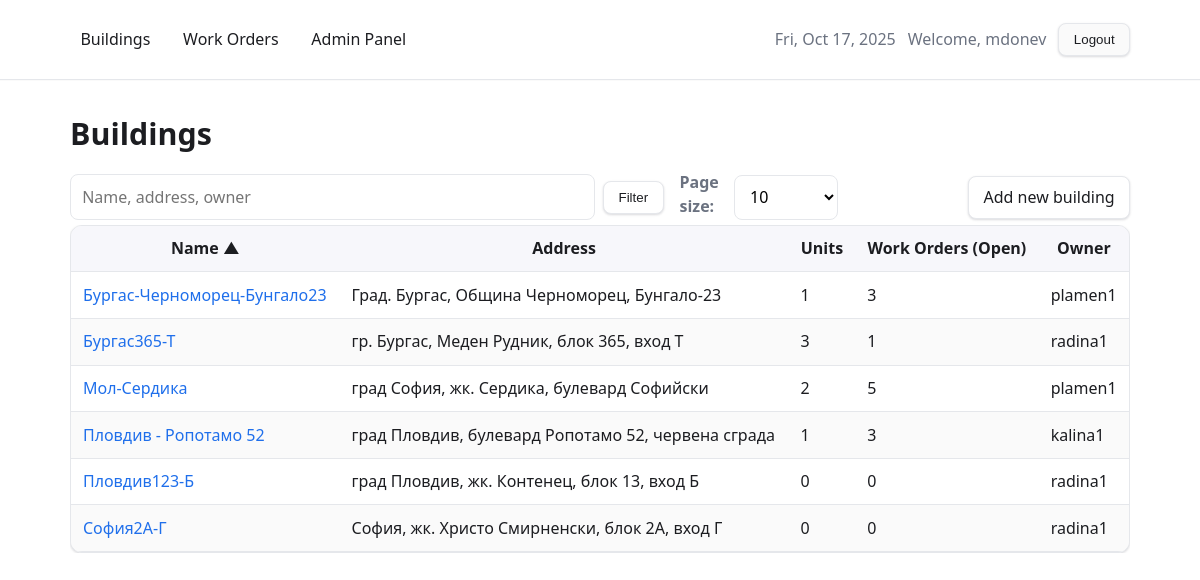
The app's page /buildings/ (signed in) with its own data.
### core/models.py (models this page shows, shortened)
class Building(models.Model):
    name = models.CharField(max_length=200)
    address = models.CharField(max_length=300)
    description = models.TextField(blank=True, default="")
    owner = models.ForeignKey(
        settings.AUTH_USER_MODEL,
        on_delete=models.SET_NULL,
        null=True,
        blank=True,
        related_name="buildings",
    )
    objects: BuildingQuerySet = BuildingQuerySet.as_manager()  # leverage annotations
    class Meta:
        ordering = ["name"]
    @property
    def units_count(self) -> int:
        val = getattr(self, "total_units", None)
        return int(val) if val is not None else self.units.count()

### core/views.py (the view, shortened to what this page needs)
# urls.py: path("buildings/", views.BuildingListView.as_view(), name="buildings_list"),
class BuildingListView(NavContextMixin, LoginRequiredMixin, ListView):
    model = Building
    template_name = "core/buildings_list.html"
    context_object_name = "buildings"
    ALLOWED_SORT = {
        "name", "address", "units_count",
        "-name", "-address", "-units_count",
        "work_orders_count", "-work_orders_count",
    }
    def _session_key_per(self) -> str:
        return "b_per"
    def get_queryset(self):
        user = self.request.user
        manager = Building.objects
        if hasattr(manager, "with_unit_stats"):
            qs = manager.with_unit_stats().select_related("owner")
        else:
            qs = manager.all().select_related("owner").annotate(
                units_count=Count("units", distinct=True)
            )
        if not is_admin(user):
            qs = qs.filter(owner=user)
        q = (self.request.GET.get("q") or "").strip()
        qs = qs.annotate(
            wo_direct_open_count=Coalesce(
                Count(
                    "work_orders",
                    filter=~Q(work_orders__status=WorkOrder.Status.CLOSED),
                    distinct=True,
                ),
                Value(0),
            ),
            wo_via_units_open_count=Coalesce(
                Count(
                    "units__work_orders",
                    filter=~Q(units__work_orders__status=WorkOrder.Status.CLOSED),
                    distinct=True,
                ),
                Value(0),
            ),
        ).annotate(
            work_orders_count=ExpressionWrapper(
                F("wo_direct_open_count") + F("wo_via_units_open_count"),
                output_field=IntegerField(),
            )
        )
        sort = (self.request.GET.get("sort") or "name").strip()
        if sort not in self.ALLOWED_SORT:
            sort = "name"
        return qs.order_by(sort)
    def get_paginate_by(self, queryset):
        req = self.request
        per = req.GET.get("per")
        skey = self._session_key_per()
        if per is not None:
            per = int(per) if str(per).isdigit() else 10
            req.session[skey] = per
        else:
            per = int(req.session.get(skey, 10))
        return max(1, per)
    def get_context_data(self, **kwargs):
        ctx = super().get_context_data(**kwargs)
        req = self.request
        ctx["q"] = (req.GET.get("q") or "").strip()
        ctx["sort"] = (req.GET.get("sort") or "name").strip()
        ctx["per"] = self.get_paginate_by(self.get_queryset())
        ctx["per_choices"] = [10, 20, 50, 100]
        ctx["show_owner_col"] = is_admin(req.user)
        return ctx

### core/models.py (called while the page is built)
    def with_unit_stats(self) -> "BuildingQuerySet":
        return self.annotate(
            total_units=Count("units", distinct=True),
            occupied_units=Count("units", filter=Q(units__is_occupied=True), distinct=True),
        )

### core/views.py (called while the page is built)
def is_admin(user) -> bool:
    return bool(user and user.is_staff)

    def get_context_data(self, **kwargs):
        ctx = super().get_context_data(**kwargs)
        ctx["work_orders_enabled"] = False
        ctx["work_orders_url"] = None
        try:
            url = reverse("work_orders_list")
        except NoReverseMatch:
            url = None
        else:
            ctx["work_orders_enabled"] = True
            ctx["work_orders_url"] = url
        return ctx

### templates/core/buildings_list.html (shortened to what this page needs)
{% extends "base.html" %}
{% block content %}
<h1 class="mb-2">Buildings</h1>
<div class="row space-between" style="gap:1rem; flex-wrap:wrap;">
  <form method="get" class="row" style="gap:1rem; flex:1; align-items:center;">
    <div class="input-group" style="flex:1; max-width:640px;">
      <input
        id="id_q"
        class="input-search"
        type="text"
        name="q"
        value="{{ q }}"
        placeholder="Name, address, owner"
      />
      <button class="btn" type="submit">Filter</button>
    </div>
    <div class="row" style="gap:.5rem; align-items:center;">
      <label for="id_per" class="muted">Page size:</label>
      <select id="id_per" name="per" onchange="this.form.submit()">
        {% for opt in per_choices %}
          <option value="{{ opt }}" {% if per == opt %}selected{% endif %}>{{ opt }}</option>
        {% endfor %}
      </select>
    </div>
  </form>
  <div><a class="btn" href="{% url 'building_create' %}">Add new building</a></div>
</div>
<div class="table-wrap">
  <table class="bm-table">
    <thead>
      <tr>
        <th>
          {% if sort == 'name' %}
            {% with next='-name' %}<a href="?q={{ q|urlencode }}&sort={{ next }}&per={{ per }}">Name ▲</a>{% endwith %}
          {% elif sort == '-name' %}
            <a href="?q={{ q|urlencode }}&sort=name&per={{ per }}">Name ▼</a>
          {% else %}
            <a href="?q={{ q|urlencode }}&sort=name&per={{ per }}">Name</a>
          {% endif %}
        </th>
        <th>
          {% if sort == 'address' %}
            {% with next='-address' %}<a href="?q={{ q|urlencode }}&sort={{ next }}&per={{ per }}">Address ▲</a>{% endwith %}
          {% elif sort == '-address' %}
            <a href="?q={{ q|urlencode }}&sort=address&per={{ per }}">Address ▼</a>
          {% else %}
            <a href="?q={{ q|urlencode }}&sort=address&per={{ per }}">Address</a>
          {% endif %}
        </th>
        <th style="white-space:nowrap;">
          {% if sort == 'units_count' %}
            {% with next='-units_count' %}<a href="?q={{ q|urlencode }}&sort={{ next }}&per={{ per }}">Units ▲</a>{% endwith %}
          {% elif sort == '-units_count' %}
            <a href="?q={{ q|urlencode }}&sort=units_count&per={{ per }}">Units ▼</a>
          {% else %}
            <a href="?q={{ q|urlencode }}&sort=units_count&per={{ per }}">Units</a>
          {% endif %}
        </th>
        <th style="white-space:nowrap;">
          {% if sort == 'work_orders_count' %}
            {% with next='-work_orders_count' %}<a href="?q={{ q|urlencode }}&sort={{ next }}&per={{ per }}">Work Orders (Open) ▲</a>{% endwith %}
          {% elif sort == '-work_orders_count' %}
            <a href="?q={{ q|urlencode }}&sort=work_orders_count&per={{ per }}">Work Orders (Open) ▼</a>
          {% else %}
            <a href="?q={{ q|urlencode }}&sort=work_orders_count&per={{ per }}">Work Orders (Open)</a>
          {% endif %}
        </th>
        {% if show_owner_col %}<th>Owner</th>{% endif %}
      </tr>
    </thead>
    <tbody>
      {% for b in buildings %}
        <tr>
          <td><a href="{% url 'building_detail' b.id %}">{{ b.name }}</a></td>
          <td>{{ b.address }}</td>
          <td>{{ b.units_count }}</td>
          <td>{{ b.work_orders_count }}</td>
          {% if show_owner_col %}
            <td>{% if b.owner %}{{ b.owner.username }}{% else %}—{% endif %}</td>
          {% endif %}
      {% empty %}
        <tr>
          <td colspan="{% if show_owner_col %}6{% else %}5{% endif %}">
            No buildings found.
          </td>
        </tr>
      {% endfor %}
    </tbody>
  </table>
</div>
{% endblock %}

### templates/base.html (shortened to what this page needs)
{% load static %}
<!doctype html>
<html lang="en">
  <head>
    <link rel="stylesheet" href="{% static 'css/app.css' %}">
  </head>
  <body>
    <header class="site-topbar">
      <div class="container row space-between">
        <nav class="left row gap" aria-label="Primary">
          {% block topbar_left %}
            <a class="navlink{% if request.path == request.build_absolute_uri|slice:':0' %}{% endif %}" href="{% url 'buildings_list' %}">Buildings</a>
            {% if work_orders_enabled and work_orders_url %}
              <a class="navlink" href="{{ work_orders_url }}">Work Orders</a>
            {% endif %}
            {% if user.is_staff %}
              <a class="navlink" href="{% url 'admin:index' %}">Admin Panel</a>
            {% endif %}
          {% endblock %}
        </nav>
        <div class="right row gap">
          {% block topbar_right %}
            {% if user.is_authenticated %}
              <time class="muted" datetime="{% now 'c' %}">{% now 'D, M j, Y' %}</time>
              <span class="muted">Welcome, {{ user.get_full_name|default:user.username }}</span>
              <form class="inline-form" action="{% url 'logout' %}" method="post">
                <button type="submit" class="btn btn-secondary">Logout</button>
              </form>
            {% else %}
              <a class="btn" href="{% url 'login' %}">Login</a>
            {% endif %}
          {% endblock %}
        </div>
      </div>
    </header>
    <main class="container">
      {% block content %}{% endblock %}
    </main>
  </body>
</html>

### static/css/app.css (style rules this page uses)
:root { --bg:#ffffff; --bg-soft:#f7f7fb; --ink:#1c1d21; --muted:#6b7280; --primary:#1f6feb; --primary-600:#1a5bcc; --danger:#d12c2c; --danger-600:#b42323; --border:#e5e7eb; --radius:12px; --radius-sm:8px; --gap:.75rem; --shadow:0 1px 2px rgba(16,24,40,.06),0 1px 3px rgba(16,24,40,.10); }
* { box-sizing:border-box }
html,body { height:100% }
body { margin:0; font:16px/1.55 ui-sans-serif,system-ui,-apple-system,"Segoe UI",Roboto,Helvetica,Arial,sans-serif; color:var(--ink); background:var(--bg); }
.container { max-width:1100px;margin:0 auto;padding:1.25rem }
h1 { font-size:1.9rem;margin:.6rem 0 1rem }
.row { display:flex;align-items:center }
.space-between { justify-content:space-between }
.gap { gap:var(--gap) }
.mb-2 { margin-bottom:.8rem }
.muted { color:var(--muted) }
.inline-form { display:inline;margin:0 }
.site-topbar { position:sticky;top:0;z-index:50;background:var(--bg);border-bottom:1px solid var(--border);box-shadow:0 1px 0 rgba(0,0,0,.02) }
.navlink { color:var(--ink);text-decoration:none;padding:.45rem .65rem;border-radius:var(--radius-sm) }
a { color:var(--primary);text-decoration:none }
.btn { display:inline-flex;align-items:center;justify-content:center;gap:.35rem; padding:.5rem .9rem;border:1px solid var(--border);border-radius:var(--radius-sm); background:#fff;color:var(--ink);text-decoration:none;cursor:pointer;box-shadow:var(--shadow); }
.btn-secondary { background:#fafafa }
form { max-width:48rem }
label { display:block;font-weight:600;margin-bottom:.35rem }
input[type="text"],input[type="number"],input[type="email"],input[type="tel"], input[type="password"],select,textarea { width:100%;padding:.6rem .7rem;border:1px solid var(--border); border-radius:var(--radius-sm);font:inherit;background:#fff; transition:border-color .15s,box-shadow .15s; }
.input-group { display:flex;align-items:center;gap:.5rem }
.input-search { flex:1;min-width:min(32rem,100%) }
.input-group .input-search { min-width:0 }
.table-wrap { max-width:100%;overflow-x:auto }
.bm-table { width:100%;border-collapse:separate;border-spacing:0;border:1px solid var(--border); border-radius:var(--radius);overflow:hidden;background:#fff;box-shadow:var(--shadow) }
.bm-table th,.bm-table td { padding:.65rem .75rem;border-bottom:1px solid var(--border);vertical-align:top }
.bm-table th { background:var(--bg-soft);font-weight:700 }
.bm-table tr:nth-child(even) td { background:#fafafa }
.bm-table th a { color:inherit;text-decoration:none }

### records on screen
Building: name "Бургас-Черноморец-Бунгало23", address "Град. Бургас, Община Черноморец, Бунгало-23", units_count "1", work_orders_count "3", owner.username "plamen1"
Building: name "Бургас365-Т", address "гр. Бургас, Меден Рудник, блок 365, вход Т", units_count "3", work_orders_count "1", owner.username "radina1"
Building: name "Мол-Сердика", address "град София, жк. Сердика, булевард Софийски", units_count "2", work_orders_count "5", owner.username "plamen1"
Building: name "Пловдив - Ропотамо 52", address "град Пловдив, булевард Ропотамо 52, червена сграда", units_count "1", work_orders_count "3", owner.username "kalina1"
Building: name "Пловдив123-Б", address "град Пловдив, жк. Контенец, блок 13, вход Б", units_count "0", work_orders_count "0", owner.username "radina1"
Building: name "София2А-Г", address "София, жк. Христо Смирненски, блок 2А, вход Г", units_count "0", work_orders_count "0", owner.username "radina1"

### other values on screen
{{ user.get_full_name|default:user.username }} "mdonev"
form field per "10"
